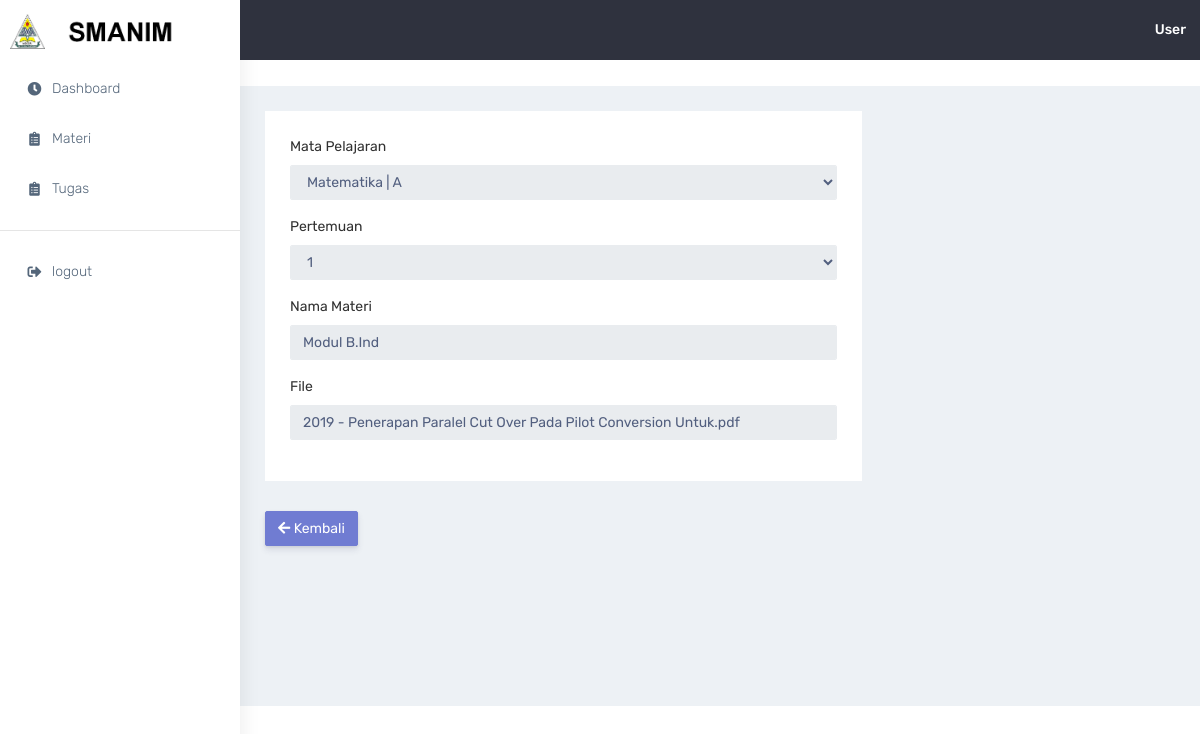
/guru/detail-materi.php?kode=14 (signed in), run on an earlier commit of the app's database.
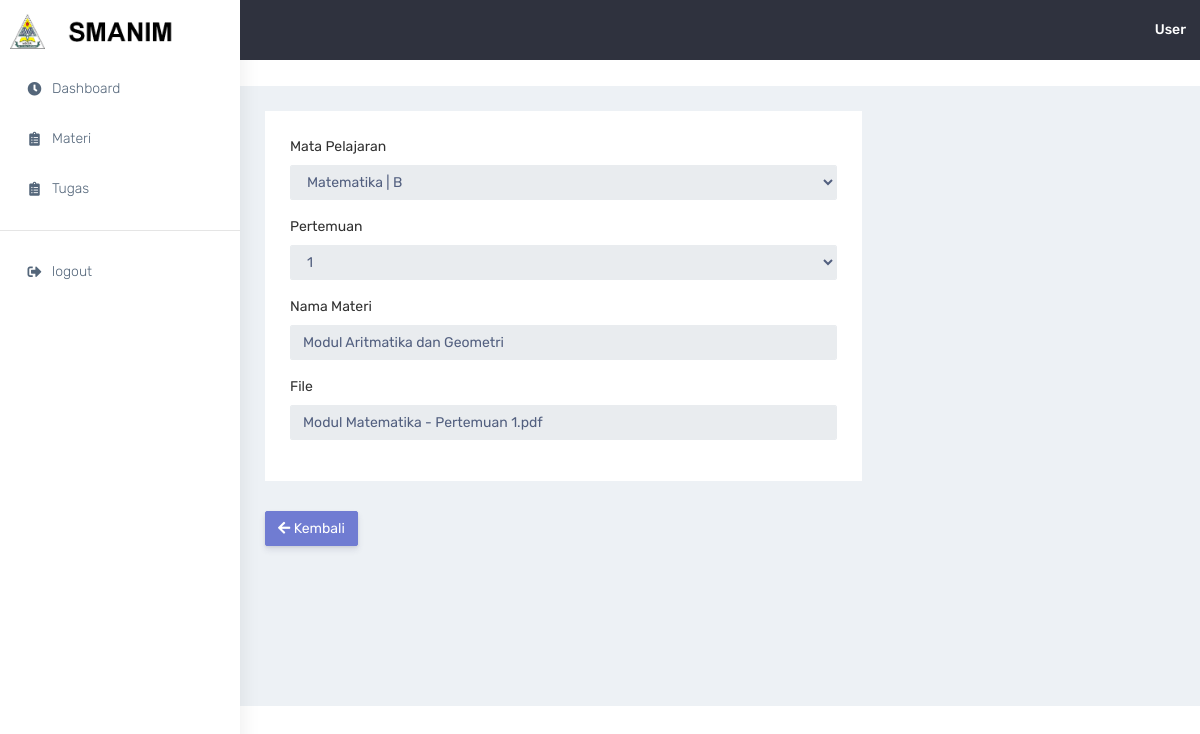
And on a later commit of the database.
### tables this page shows
CREATE TABLE `tbl_file` (
  `id_file` int(11) NOT NULL,
  `id_mapel` int(11) NOT NULL,
  `pertemuan` char(2) NOT NULL,
  `nama` varchar(100) NOT NULL,
  `tipe` enum('mod','tgs') NOT NULL,
  `file` varchar(255) NOT NULL,
  `tgl_tambah` date DEFAULT NULL,
  `tgl_ubah` date DEFAULT NULL
);

CREATE TABLE `tbl_mapel` (
  `id_mapel` int(11) NOT NULL,
  `id_user` int(11) NOT NULL,
  `mapel` varchar(100) NOT NULL,
  `kelas` char(1) NOT NULL
);

### guru/detail-materi.php (the view, shortened to what this page needs)
<?php require_once('navbar.php');
if(isset($_GET['kode'])){
  $kode = $_GET['kode'];
  $sql = mysqli_query($con, "SELECT * FROM tbl_file a INNER JOIN tbl_mapel b ON b.id_mapel=a.id_mapel WHERE a.id_file = $kode");
  $data = mysqli_fetch_array($sql);
}
?>
            <div class="container-fluid">
                <div class="row">
                    <div class="col-md-8">
                        <div class="white-box">
                          <form method="post" enctype="multipart/form-data">
                            <div class="form-group">
                              <label for="exampleInputEmail1">Mata Pelajaran</label>
                              <select class="form-control" name="mapel" disabled>
                                <option value="<?= $data['id_mapel'] ?>"><?php echo $data['mapel']." | ".$data['kelas'] ?></option>
                              </select>
                            </div>
                            <div class="form-group">
                              <label for="exampleInputEmail1">Pertemuan</label>
                              <select class="form-control" name="pert" disabled>
                                <option value="<?= $data['pertemuan'] ?>"><?= $data['pertemuan'] ?></option>
                              </select>
                            </div>
                            <div class="form-group">
                              <label for="exampleInputEmail1">Nama Materi</label>
                              <input type="text" name="materi" class="form-control" id="exampleInputEmail1" aria-describedby="emailHelp" value="<?= $data['nama'] ?>" disabled>
                            </div>
                            <div class="form-group">
                              <label for="exampleFormControlFile1">File</label>
                              <input type="text" name="materi" class="form-control" id="exampleInputEmail1" aria-describedby="emailHelp" value="<?php echo substr($data['file'],15); ?>" disabled>
                            </div>
                          </div>
                        <a href="materi.php" class="btn btn-primary">
                            <i class="fas fa-arrow-left"></i> Kembali
                        </a>
                          </div>
                    </div>
                </div>
            </div>

What changed in the data, as far as the page shows it:
changed tbl_file: mapel "Matematika | A" → "Matematika | B"; materi "Modul B.Ind" → "Modul Aritmatika dan Geometri"; materi "2019 - Penerapan Paralel Cut Over Pada Pilot Conversion Untuk.pdf" → "Modul Matematika - Pertemuan 1.pdf"
